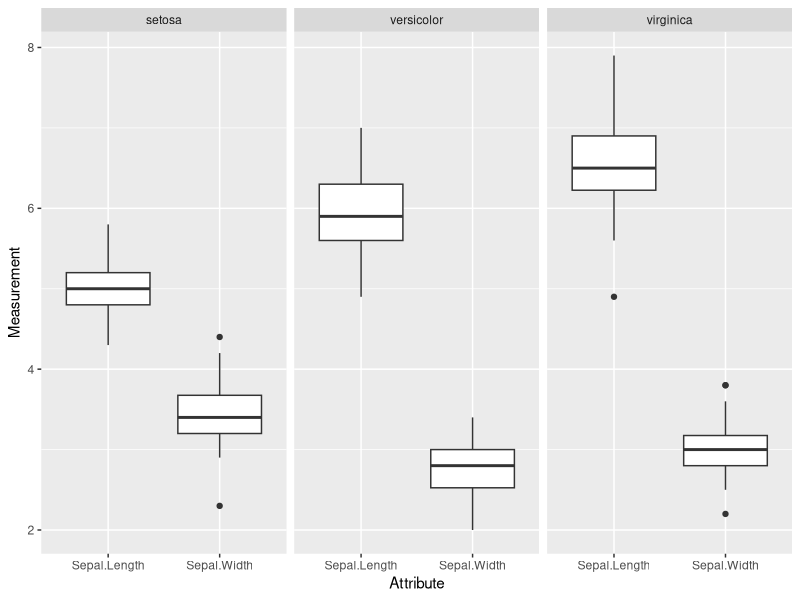

This chart was generated by the following R code:
library(ggplot2)
library(tidyr)
library(dplyr)
library(magrittr)
library(mlbench)

data(iris)
iris %>% head(5)
iris %>% select(Species, Petal.Length, Sepal.Width) %>% head(5)

# key column `Attribute` contains the names of columns from the input
# and column `Measurement` contains the claues of the key column
iris %>%
    gather(key=Attribute, value=Measurement, Sepal.Length, Sepal.Width) %>%
    select(Species, Attribute, Measurement) %>%
    #head(5)
    qplot(Attribute, Measurement, geom="boxplot", facets=.~Species, data=.)
